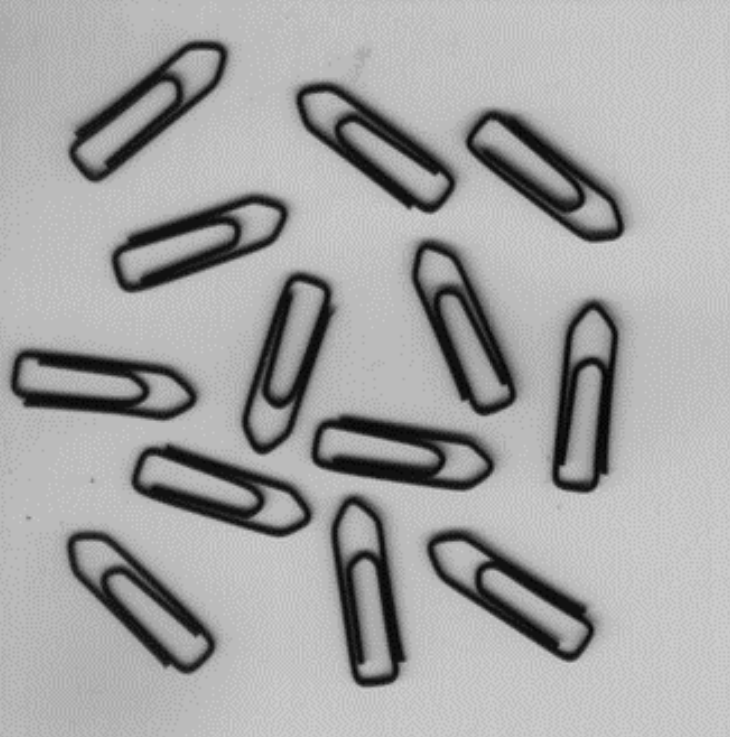
#> input picture learnOpencv/contour/python/35.png, 730 x 737 px
$ python main.py
#> lines starting #> are read from the running program, lines starting #| are printed output that depends on the picture; after the words box and inside, x2 and y2 are one past the last pixel; in counts of white or black regions, pixels touching at a corner belong together
import cv2 as cv
import numpy as np
import copy
img = cv.imread('./35.png')
#> img is the input picture: shape (737, 730, 3); min 4, max 204, mean 164.5
img2 = copy.deepcopy(img)
gray = cv.cvtColor(img, cv.COLOR_BGR2GRAY)
ret, thresh = cv.threshold(gray, 127, 255, cv.THRESH_BINARY_INV)
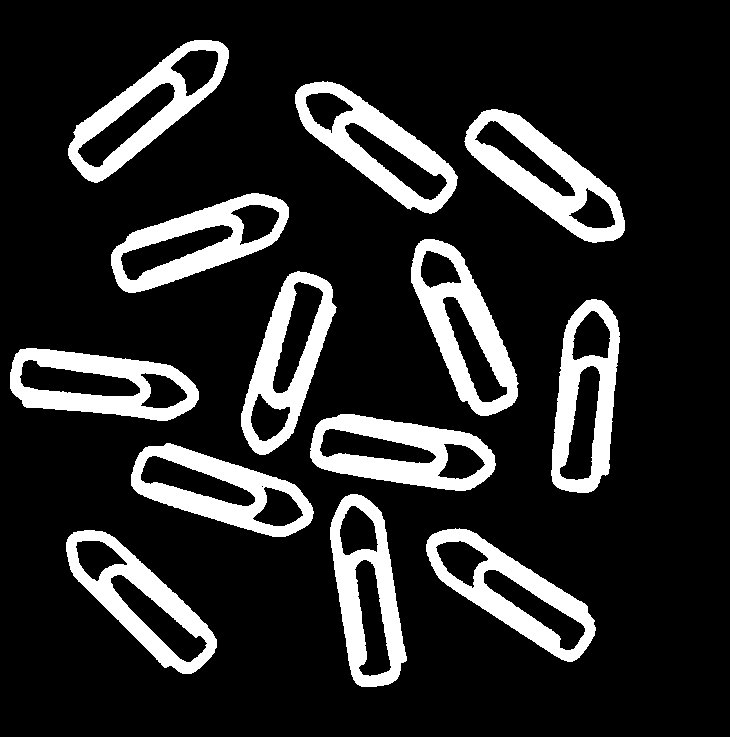
#> thresh: shape (737, 730); 16.1% white; 13 white regions
contours, hierarchy = cv.findContours(thresh, cv.RETR_TREE, cv.CHAIN_APPROX_SIMPLE )
#> contours = 40 contours, 1 with area under 20; largest, box (x1, y1, x2, y2) and area: (426, 528, 596, 662) 10259, (464, 109, 625, 243) 10080, (411, 239, 519, 416) 10058, (310, 414, 496, 491) 10027, (295, 81, 458, 214) 10024
cv.drawContours(img, contours, -1, (0,255,0), 1)
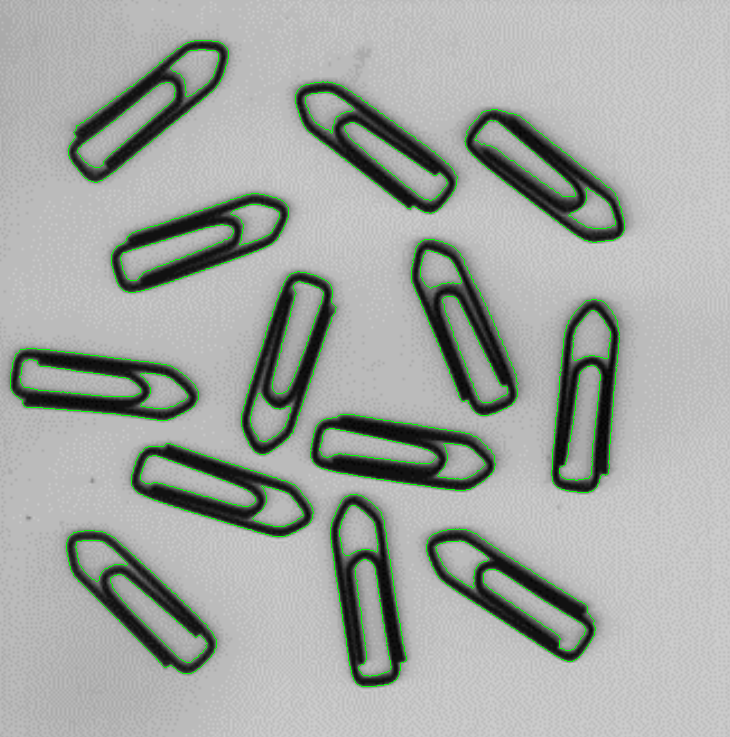
#> img: shape (737, 730, 3); 1.87% of pixels changed, all inside (x1, y1, x2, y2) = (10, 40, 625, 687)
cv.imshow('img', img)
cv.imshow('thresh', thresh)
for cnt in contours:
    hull = cv.convexHull(cnt,returnPoints=True)
    cv.polylines(img2, [hull],True,(0,0,255), 1)
#> this loop made 40 passes
#> hull on pass 12: [[261, 486], [262, 485], [263, 486], [262, 487]]
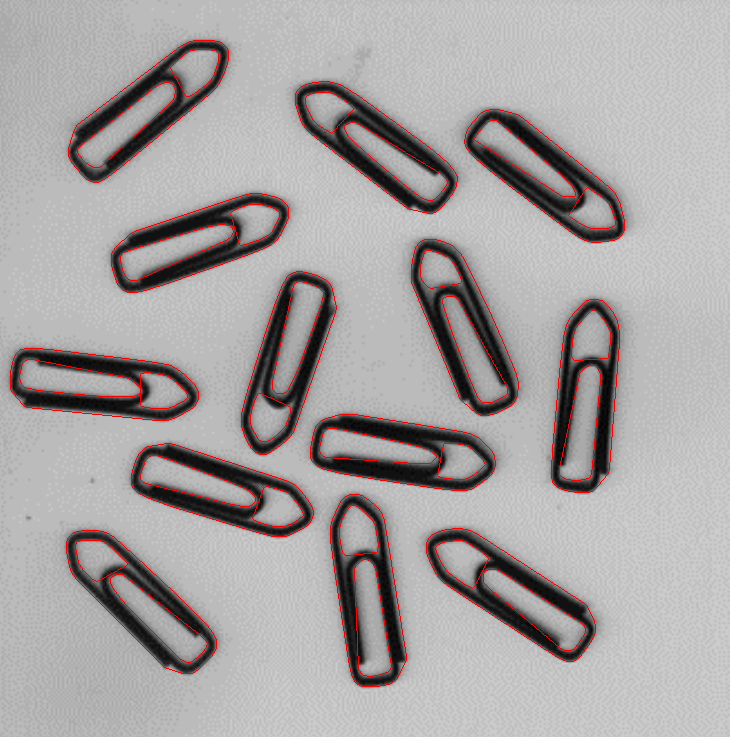
#> img2: shape (737, 730, 3); 1.84% of pixels changed, all inside (x1, y1, x2, y2) = (10, 40, 625, 687)
num = 0
for i in range(len(contours)):
    if hierarchy[0][i][3] == -1:
        num += 1
#> this loop made 40 passes
#> after the loop, num = 13

print("外轮廓数量：", num)
#| 外轮廓数量： 13
cv.imshow('hull', img2)
cv.waitKey(0)

$ run again, with learnOpencv/contour/python/36.png copied over learnOpencv/contour/python/35.png
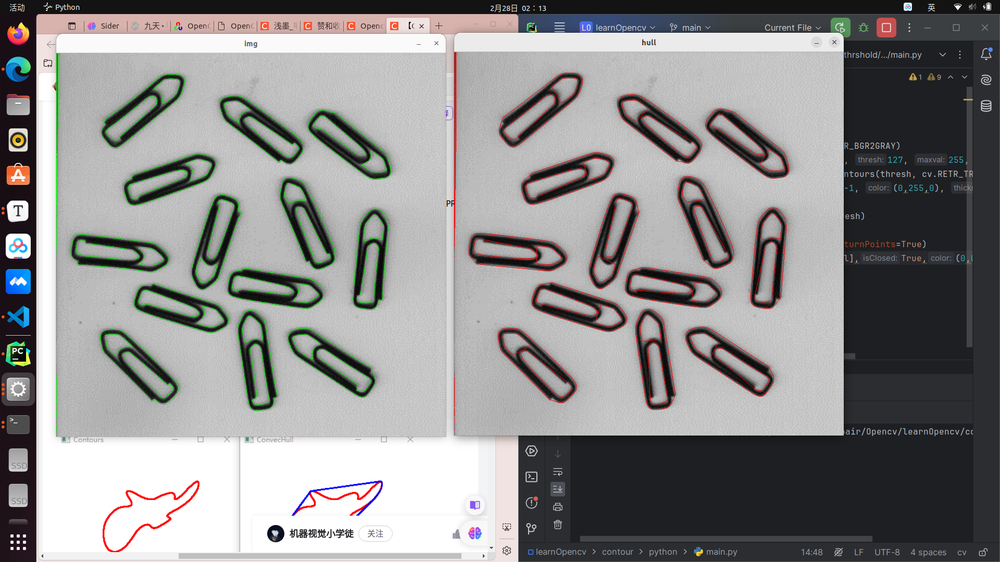
#> input picture learnOpencv/contour/python/36.png, 1000 x 562 px, shrunk from 1920 x 1080 before the run
#> img is the input picture: shape (562, 1000, 3); mean B, G, R 140, 140.1, 141
#> `ret, thresh = cv.threshold(gray, 127, 255, cv.THRESH_BINARY_INV)`:
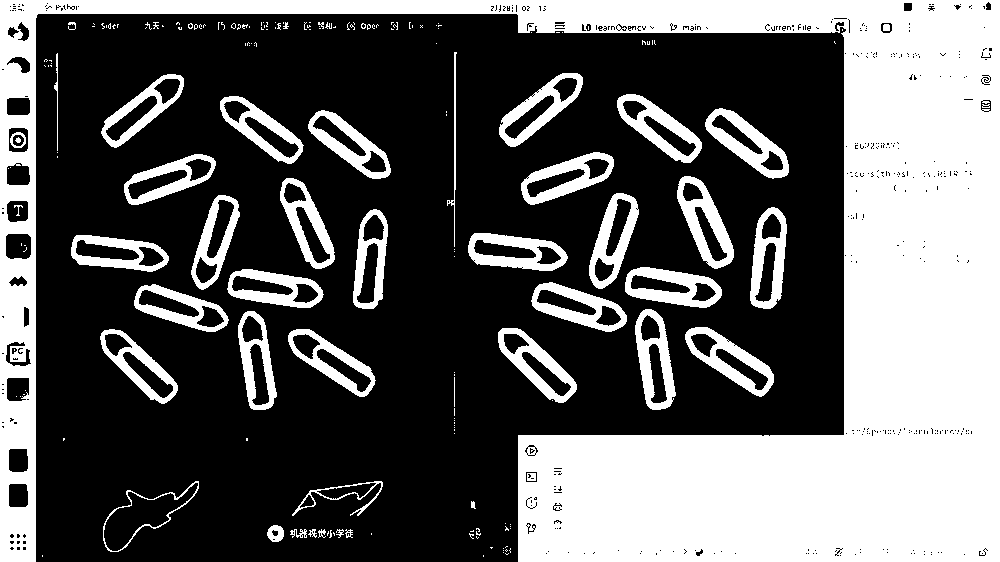
#> thresh: shape (562, 1000); 37.3% white; 186 white regions (136 under 20 px)
#> contours = 874 contours, 733 with area under 20; largest, box (x1, y1, x2, y2) and area: (0, 0, 1000, 562) 164307, (685, 327, 774, 397) 2852, (677, 176, 734, 269) 2811, (750, 207, 787, 309) 2798, (705, 108, 789, 179) 2782
#> img: shape (562, 1000, 3); 4% of pixels changed, all inside (x1, y1, x2, y2) = (0, 0, 1000, 562)
#> the loop `for cnt in contours:` made 874 passes
#> hull on passes 3 to 5: [[508, 553], [507, 554], [506, 554], [505, 553]], [[503, 552]], [[503, 550]]
#> after the loop `for cnt in contours:`:
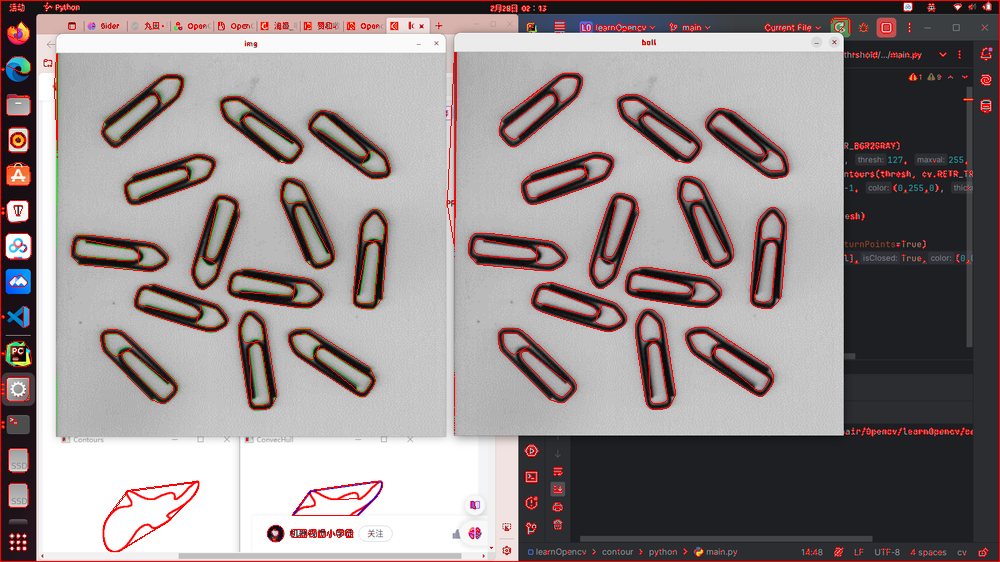
#> img2: shape (562, 1000, 3); 3.62% of pixels changed, all inside (x1, y1, x2, y2) = (0, 0, 1000, 562)
#> after the loop `for i in range(len(contours)):`: num = 166
#| 外轮廓数量： 166
